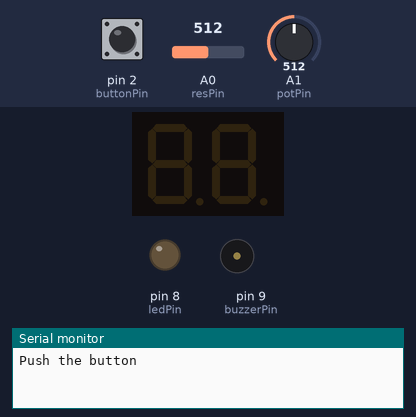
The sketch below on a simulated Arduino Uno, built with avr-gcc and run on an emulated ATmega328P. Shown: 2-digit seven-segment display, output pins drawn as LEDs (lit = HIGH), buzzer (waves = sounding, pin HIGH), the last lines printed to the serial monitor. Wiring (inferred from the names in the program): 2-digit 7-segment display, segments lit when LOW: segments pin 11, pin 7, pin 4, pin 5, pin 6, pin 12, pin 13, pin 3; digit selects A5, A4. Inputs (shaded band) come from the test bench; at power-on: pin 2 (buttonPin) LOW, A1 (potPin) = 512, A0 (resPin) = 512. The segment pins are drawn as the display they are named for; pins used as bus, display or sensor lines are not drawn.

Above: at 1.2 s.
1.3 s: pin 2 (buttonPin) pulled HIGH for 0.15 s
At 2.1 s:
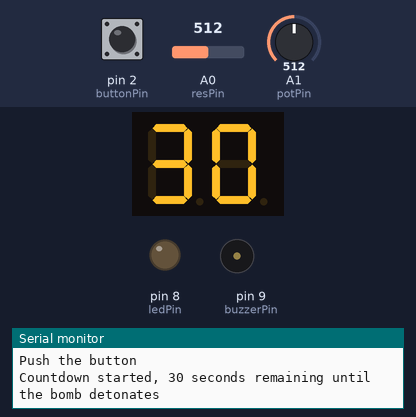
4.3 s: A1 (potPin) set to 499
7.3 s: A1 (potPin) set to 476
8.8 s: pin 2 (buttonPin) pulled HIGH for 1 s
At 11.6 s:
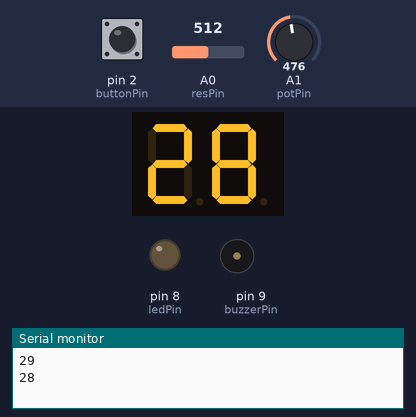
12.8 s: A0 (resPin) set to 206
15.8 s: A0 (resPin) set to 192
At 16.3 s:
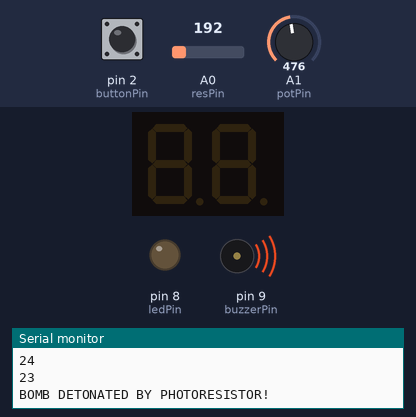
Timing chart, 0 to 18.3 s (numbered marks = the images above; inputs shaded):
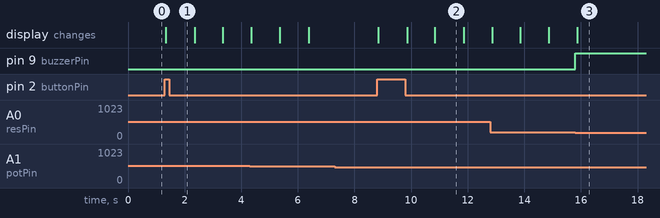

The sketch:

BOMB_DETONATOR_SIMULATION.ino
```cpp
#include <IRremote.hpp>

int buttonPin = 2;
int buttonState = 0;
int lastButtonState = 0;
int ledPin = 8;
int buzzerPin = 9;
int resPin = A0;
int resVal = 0;
int RECV_PIN = 10;
int potPin = A1;
int potVal = 0;
bool countdownStarted = false;
bool bombDeactivated = false;
unsigned long deactivateTime = 0;
unsigned long lastUpdate = 0;

byte segValue[10][7] = {
   {0,0,0,0,0,0,1},
   {1,0,0,1,1,1,1},
   {0,0,1,0,0,1,0},
   {0,0,0,0,1,1,0},
   {1,0,0,1,1,0,0},
   {0,1,0,0,1,0,0},
   {0,1,0,0,0,0,0},
   {0,0,0,1,1,1,1},
   {0,0,0,0,0,0,0},
   {0,0,0,0,1,0,0}
};

byte segPin[8] = {11, 7, 4, 5, 6, 12, 13, 3};
byte digitPin[2] = {A5, A4};

int countdownValue = 30;

void setup() {
  pinMode(buttonPin, INPUT);
  pinMode(ledPin, OUTPUT);
  pinMode(buzzerPin, OUTPUT);
  pinMode(resPin, INPUT);
  pinMode(potPin, INPUT);
  IrReceiver.begin(RECV_PIN, ENABLE_LED_FEEDBACK);
  Serial.begin(9600);
  Serial.println("Push the button");

  for (int i = 0; i < 8; i++) {
    pinMode(segPin[i], OUTPUT);
  }
  pinMode(digitPin[0], OUTPUT);
  pinMode(digitPin[1], OUTPUT);


  digitalWrite(buzzerPin, LOW);
}

void loop() {
  buttonState = digitalRead(buttonPin);

  if (buttonState == HIGH && lastButtonState == LOW && !countdownStarted) {

    digitalWrite(buzzerPin, LOW);
    countdownStarted = true;
    bombDeactivated = false;
    deactivateTime = millis();
    lastUpdate = millis();
    countdownValue = 30;
    Serial.println("Countdown started, 30 seconds remaining until the bomb detonates");
  }

  if (countdownStarted) {
    unsigned long currentMillis = millis();

    if (currentMillis - lastUpdate >= 1000) {
      lastUpdate = currentMillis;
      countdownValue--;


      Serial.println(countdownValue);


      if (countdownValue <= 11) {
        digitalWrite(ledPin, HIGH);
      } else {
        digitalWrite(ledPin, LOW);
      }


      if (countdownValue == 0) {
        digitalWrite(buzzerPin, HIGH);
        Serial.println("BOMB DETONATED!");
        countdownStarted = false;
      }


      resVal = analogRead(resPin);
      if (resVal < 200) {
        Serial.println("BOMB DETONATED BY PHOTORESISTOR!");
        digitalWrite(buzzerPin, HIGH);
        countdownStarted = false;
      }


      if (IrReceiver.decode()) {
        if (IrReceiver.decodedIRData.command == 22) {
          Serial.println("BOMB DEACTIVATED!");
          bombDeactivated = true;
          digitalWrite(buzzerPin, LOW);
        } else {
          Serial.println("BOMB DETONATED BY IR REMOTE!");
          digitalWrite(buzzerPin, HIGH);
        }
        IrReceiver.resume();
        countdownStarted = false;
      }


      potVal = analogRead(potPin);
      if (potVal > 490 && potVal < 550) {
        if (!bombDeactivated && millis() - deactivateTime > 5000) {
          Serial.println("BOMB DEACTIVATED!");
          bombDeactivated = true;
          digitalWrite(buzzerPin, LOW);
          countdownStarted = false;
        }
      } else {
        deactivateTime = millis();
      }
    }


    display_N(countdownValue);
  }

  lastButtonState = buttonState;
}


void display_N(int num) {
  int unt = num % 10;
  int ten = (num / 10) % 10;

  segOutput(1,unt, 1);
  segOutput(0,ten, 1);
}


void segClear() {
  for (int i = 0; i < 8; i++) {
    digitalWrite(segPin[i], HIGH);
  }
}


void segOutput(int d, int Number, int dp) {
  segClear();
  digitalWrite(digitPin[d], HIGH);
  for (int i = 0; i < 7; i++) {
    digitalWrite(segPin[i], segValue[Number][i]);
  }
  digitalWrite(segPin[7], dp);
  delayMicroseconds(1000);
  digitalWrite(digitPin[d], LOW);
}
```

Measured:
- the behaviour switches between 200 and 199 on A0 (resPin) (found by bisection; images 2 and 3)
- after the input at 1.3 s, the display: changes at once (image 1)
- after the input at 7.3 s, every drawn part: stays the same
- after the input at 8.8 s, the display: first changes at once (image 2 shows a later state)
- after the input at 15.8 s, pin 9 (buzzerPin): LOW → HIGH at once
- what the display in image 2 shows lasts 1.1 s, from 10.8 s to 11.9 s
